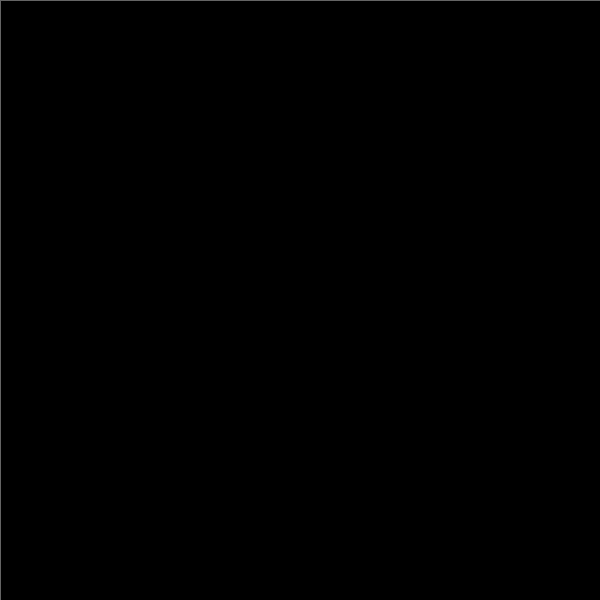
Frame 1 (no input)
Frame 60 (the mouse pressed at the canvas centre just before this capture): identical to frame 1, image omitted
Frame 120 (the mouse held since frame 60 and released just before this capture): identical to frame 1, image omitted

The Processing sketch that drew this single still picture (run headless with seeded random() and noise(); from frame 60 on, the mouse is pressed at the canvas centre):

// Processing sketch: processing_20748
// ── processing_20748.pde

float weight=1.0;
float x,y;//MUST do this in order to use the variables below
float easing=.01;
float x1,y1;
float angle = 0.0;
float offset = 60;
float scalar = 40;
float speed = 0.05;
float speed2 = 2.5;
int diameter = 2;

void setup() {

size(600,600);
background(0);
smooth();
stroke(255,100);
frameRate(100);

}

void draw(){
 if (mousePressed ==true){
   float targetX = mouseX;
  float targetY= mouseY;
   easing= .01;
  x += (targetX-x)*easing;
  y += (targetY-y)*easing;
    noFill();
  ellipse(random(x-4,x+4),random(y-4,y+4),23,10);

 }
   
  else{
  fill(0,1);
  rect(0,0,width,height);
  }
  
   float targetX = mouseX;
  float targetY= mouseY;
 
  noStroke();
  {
   if((key == 'b' || key == 'B')){
   weight=dist(pmouseX,pmouseY,mouseX,mouseY);
   //dist calculates the difference between pmouse and mouse
 easing= .01;
  x += (targetX-x)*easing;
  y += (targetY-y)*easing;
   
   stroke(80,160,180,100);
   strokeWeight(2);
  noFill();
  bezier(x,y,random(x-25,x+25),random(y-25,y+25),random(x-25,x+25),
  random(y-25,y+25),random(x-20,x+20),random(y-20,y+20));
  noStroke();
  fill(80,220,250,30);
  ellipse(random(x-4,x+4),random(y-4,y+4),random(40,55),23);
  fill(80,220,250,100);
  ellipse(random(x-4,x+4),random(y-4,y+4),random(20,25),23);
  fill(0,80,150,150);
  ellipse(random(x-4,x+4),random(y-4,y+4),15,23);
  fill(255,150);
  ellipse(random(x-2,x+2),random(y-2,y+2),10,23);
   }
 }
 
 {
   if ((key == 'r' || key == 'R')) {
     
     weight=dist(pmouseX,pmouseY,mouseX,mouseY);
   //dist calculates the difference between pmouse and mouse
  
  x += (targetX-x)*easing;
  y += (targetY-y)*easing;
  
   stroke(230,25,0,100);
   strokeWeight(2);
  noFill();
  beginShape();
  vertex(x,y);
  vertex(random(x-25,x+25),random(y-25,y+25));
  vertex(random(x-25,x+25),random(y-50,y+50));
  endShape();
  noStroke();
  fill(230,25,0,30);
  ellipse(random(x-4,x+4),random(y-4,y+4),random(40,55),23);
  fill(230,25,0,100);
  ellipse(random(x-4,x+4),random(y-4,y+4),random(20,25),23);
  fill(250,180,100,150);
  ellipse(random(x-4,x+4),random(y-4,y+4),15,23);
  fill(255,150);
  ellipse(random(x-4,x+4),random(y-4,y+4),10,10);
   } 
  }   
 
 
{
   if ((key == 'y' || key == 'Y')) {
     
     easing=.03;
     weight=dist(pmouseX,pmouseY,mouseX,mouseY);
   //dist calculates the difference between pmouse and mouse

  x += (targetX-x)*easing;
  y += (targetY-y)*easing;
  
   stroke(230,230,25,100);
   strokeWeight(2);
  noFill();
  bezier(x,y,random(x-25,x+25),random(y-25,y+25),random(x-25,x+25),
  random(y-25,y+25),random(x-20,x+20),random(y-20,y+20));
 noStroke();
  fill(240,240,155,5);
  ellipse (random(x-4,x+4),random(y-4,y+4),(60+sin(angle +0.4)*scalar),(60+sin(angle +.4)*scalar));
  angle +=speed/2;
  fill(240,240,80,30);
  ellipse(random(x-4,x+4),random(y-4,y+4),random(60,75),43);
  fill(240,220,80,100);
  ellipse(random(x-4,x+4),random(y-4,y+4),random(30,35),33);
  fill(250,230,130,180);
  ellipse(random(x-4,x+4),random(y-4,y+4),15,23);
  fill(255,150);
  ellipse(random(x-4,x+4),random(y-4,y+4),23,10);
   } 
  }   
  
  
  
  {
   if ((key == 'v' || key == 'V')) {
     
     easing=.008;
     weight=dist(pmouseX,pmouseY,mouseX,mouseY);
   //dist calculates the difference between pmouse and mouse

  x += (targetX-x)*easing;
  y += (targetY-y)*easing;
  
   stroke(230,15,230,100);
   strokeWeight(2);
  noFill();
  bezier(x+sin(angle +0.4)*scalar,y+sin(angle +0.4)*scalar,random(x+sin(angle +0.4)*scalar-25,
  x+sin(angle +0.4)*scalar+25),random(y+sin(angle +0.4)*scalar-25,y+sin(angle +0.4)*scalar+25),random(x+sin(angle +0.4)*scalar-25,x+sin(angle +0.4)*scalar+25),
  random(y+sin(angle +0.4)*scalar-25,y+sin(angle +0.4)*scalar+25),random(x+sin(angle +0.4)*scalar-20,
  x+sin(angle +0.4)*scalar+20),random(y+sin(angle +0.4)*scalar-20,y+sin(angle +0.4)*scalar+20));
 stroke(random(200,230),15,random(220,250),30);
   noFill();
  ellipse(x+sin(angle +0.4)*scalar,y+sin(angle +0.4)*scalar,random(70,85),random(65,75));
   noStroke();
 // ellipse(x+sin(angle +0.4)*scalar,y+sin(angle +0.4)*scalar,random(60,75),random(40,50));
 // fill(220,15,240,100);
 // ellipse(x+sin(angle +0.4)*scalar,y+sin(angle +0.4)*scalar,random(30,35),random(30,40));
  fill(210,130,230,180);
  ellipse(x+sin(angle +0.4)*scalar,y+sin(angle +0.4)*scalar,random(12,17),random(20,25));
  fill(255,150);
  ellipse(x+sin(angle +0.4)*scalar,y+sin(angle +0.4)*scalar,23,10);
   } 
  }   
  
  
   {
   if ((key == 'g' || key == 'G')) {
     
     weight=dist(pmouseX,pmouseY,mouseX,mouseY);
   //dist calculates the difference between pmouse and mouse
  easing = .02;
  
  x += (targetX-x)*easing;
  y += (targetY-y)*easing;
  x1 += random(-speed2,speed2);
  y1 += random(-speed2,speed2);
  
   stroke(23,250,0,100);
   strokeWeight(2);
  noFill();
  beginShape();
  vertex(x+x1/3,y+y1/3);
 vertex(random(x+x1/3-25,x+x1/3+25),random(y+y1/3-25,y+y1/3+25));
 vertex(random(x+x1/3-25,x+x1/3+25),random(y+y1/3-50,y+y1/3+50));
 endShape();
stroke(3,80,0,100);
ellipse(x+x1/2,y+y1/2,diameter,diameter);
ellipse(x+x1/3,y+y1/2,diameter,diameter);
ellipse(x+x1/2,y+y1/3,diameter,diameter);
ellipse(x+x1,y+y1/2,diameter,diameter);
ellipse(x+x1/3,y+y1,diameter,diameter);
ellipse(x+x1/3,y+y1/3,diameter,diameter);
ellipse(x+x1,y+y1,diameter,diameter);
ellipse(x+x1,y+y1/3,diameter,diameter);
ellipse(x+x1/4,y+y1/4,diameter,diameter);
ellipse(x+x1/4,y+y1/5,diameter,diameter);
ellipse(x+x1/5,y+y1/4,diameter,diameter);
  noStroke();
  fill(23,250,0,5);
   ellipse(x+x1/3,y+y1/3,random(80,95),90);
  fill(23,250,0,100);
  ellipse(x+x1/3,y+y1/3,random(40,55),23);
  fill(23,250,0,100);
  ellipse(x+x1/3,y+y1/3,random(20,25),23);
  fill(180,250,100,150);
  ellipse(x+x1/3,y+y1/3,15,23);
  strokeWeight(10);
  stroke(0,150);
  noFill();
  ellipse(x+x1/2,y+y1/2,random(8,12),random(8,12));
   } 
  }   
 
{
   if ((key == 't' || key == 'T')) {
     
     weight=dist(pmouseX,pmouseY,mouseX,mouseY);
   //dist calculates the difference between pmouse and mouse
  
  
  
   easing= .01;
   
  x += (targetX-x)*easing;
  y += (targetY-y)*easing;
    noFill();
  ellipse(random(x-4,x+4),random(y-4,y+4),23,10);

   }
 }
 } 
 
